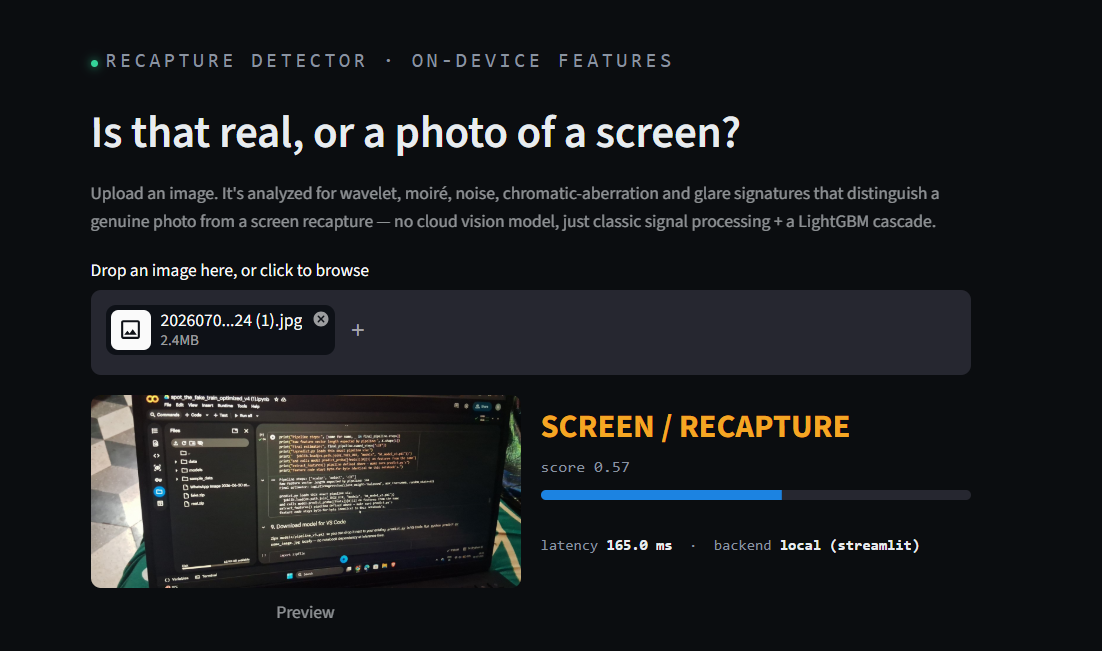
#> input picture testing_example/image.png, 1102 x 651 px
$ python -i features.py   (imports and definitions only)   (older library calls are emulated)
#> lines starting #> are read from the running program, lines starting #| are printed output that depends on the picture; after the words box and inside, x2 and y2 are one past the last pixel; in counts of white or black regions, pixels touching at a corner belong together
"""
Feature extraction for "Spot the Fake Photo" (recapture detector).

This is the single source of truth for turning a raw image into the 194-dim
raw feature vector the trained pipeline expects. Both predict.py (CLI) and
backend/app.py (API) import this module, so the two entry points can never
drift out of sync with each other or with the training notebook.

8 signal families, all hand-engineered (no deep net):
  1. Wavelet sub-band statistics   - screens have a different frequency profile
  2. Moire / FFT peaks             - periodic pixel-grid interference
  3. LBP texture histogram         - micro-texture differs (screen vs. paper/skin/etc.)
  4. Noise residual statistics     - sensor noise vs. re-photographed noise
  5. Chromatic aberration at edges - real lenses smear color at edges, screens don't
  6. Sharpness / edge stats        - screens often show a slight defocus/moire softness
  7. Glare / highlight stats       - screens clip and reflect differently than matte objects
  8. Color-space statistics        - white balance and gamut shifts from screen emission
"""
import warnings
# [1 line not run here, left out]

import cv2
import numpy as np
import pywt
from scipy.stats import kurtosis, skew
from skimage.feature import local_binary_pattern

# Dual-resolution extraction: texture/frequency signals need detail (384px),
# color/glare signals are stable even on a small thumbnail (200px). Running
# the color signals on the smaller image is most of what keeps latency down.
TEXTURE_LONG_SIDE = 384
STATS_LONG_SIDE = 200


# [5 lines left out: function load_image, not called in this run]


def _resize_long_side(img, target):
    h, w = img.shape[:2]
    long_side = max(h, w)
    if long_side > target:
        scale = target / long_side
        img = cv2.resize(img, (int(w * scale), int(h * scale)), interpolation=cv2.INTER_AREA)
    return img


def _fast_entropy(hist):
    h = hist[hist > 0]
    return float(-np.sum(h * np.log(h)))


# ── Signal 1: wavelet ───────────────────────────────────────────────
def _wavelet_features(gray):
    g = (gray / 255.0).astype(np.float32)
    coeffs = pywt.wavedec2(g, wavelet="db4", level=3)
    feats = []
    energies = []
    for level in coeffs[1:]:
        level_energy = []
        for sb in level:
            f = sb.ravel()
            e = float(np.sum(f.astype(np.float64) ** 2))
            level_energy.append(e)
            hist, _ = np.histogram(f, bins=16, density=True)
            hist = hist + 1e-12
            med = float(np.median(f))
            feats.extend([
                float(np.mean(f)), float(np.var(f)), e,
                _fast_entropy(hist), float(skew(f)), float(kurtosis(f)),
                med, float(np.median(np.abs(f - med))),
                float(np.percentile(np.abs(f), 95)),
            ])
        energies.append(level_energy)
    for i in range(len(energies) - 1):
        for a, b in zip(energies[i], energies[i + 1]):
            feats.append(float(a / (b + 1e-8)))
    return np.array(feats, dtype=np.float32)


# ── Signal 2: moire / FFT peaks ──────────────────────────────────────
def _moire_features(gray):
    g = gray / 255.0
    f = np.fft.fftshift(np.fft.fft2(g))
    mag = np.log(np.abs(f) + 1.0)
    H, W = mag.shape
    cy, cx = H // 2, W // 2

    yy, xx = np.ogrid[:H, :W]
    dist = np.sqrt((yy - cy) ** 2 + (xx - cx) ** 2)
    low_mask = dist < (min(H, W) * 0.04)
    search = mag.copy()
    search[low_mask] = 0

    thresh = search.mean() + 3 * search.std()
    peaks = search > thresh
    peak_count = int(peaks.sum())
    peak_strength = float(search[peaks].mean()) if peak_count > 0 else 0.0

    max_r = min(H, W) / 2.0
    nbins = 12
    dist_flat = dist.ravel()
    search_flat = search.ravel()
    radial_idx = np.clip((dist_flat / max_r * nbins).astype(np.int32), 0, nbins - 1)
    radial_sum = np.bincount(radial_idx, weights=search_flat, minlength=nbins)
    radial_cnt = np.bincount(radial_idx, minlength=nbins)
    radial_energy = radial_sum / np.maximum(radial_cnt, 1)
    radial_energy = radial_energy / (radial_energy.sum() + 1e-8)

    theta = np.arctan2(yy - cy, xx - cx)
    nADirs = 8
    theta_flat = theta.ravel()
    low_flat = low_mask.ravel()
    angle_idx = np.clip(((theta_flat + np.pi) / (2 * np.pi) * nADirs).astype(np.int32), 0, nADirs - 1)
    valid = ~low_flat
    dir_sum = np.bincount(angle_idx[valid], weights=search_flat[valid], minlength=nADirs)
    dir_cnt = np.bincount(angle_idx[valid], minlength=nADirs)
    dir_energy = dir_sum / np.maximum(dir_cnt, 1)
    dir_energy = dir_energy / (dir_energy.sum() + 1e-8)
    dir_peak_to_avg = float(dir_energy.max() / (dir_energy.mean() + 1e-8))

    ys, xs = np.where(peaks)
    if len(ys) >= 2:
        coords = np.stack([ys, xs], axis=1).astype(float)
        if len(coords) > 60:
            idx = np.random.RandomState(0).choice(len(coords), 60, replace=False)
            coords = coords[idx]
        diffs = coords[:, None, :] - coords[None, :, :]
        d = np.sqrt((diffs ** 2).sum(-1))
        iu = np.triu_indices(len(coords), k=1)
        spacings = d[iu]
        spacing_std = float(np.std(spacings)) if len(spacings) else 0.0
        spacing_mean = float(np.mean(spacings)) if len(spacings) else 0.0
    else:
        spacing_std, spacing_mean = 0.0, 0.0

    periodic_energy_ratio = float(search[peaks].sum() / (search.sum() + 1e-8)) if peak_count > 0 else 0.0

    feats = [
        peak_count, peak_strength, periodic_energy_ratio,
        dir_peak_to_avg, spacing_mean, spacing_std,
        float(mag.std()), float(mag.max() / (mag.mean() + 1e-8)),
    ]
    feats.extend(radial_energy.tolist())
    feats.extend(dir_energy.tolist())
    return np.array(feats, dtype=np.float32)


# ── Signal 3: LBP ─────────────────────────────────────────────────────
def _lbp_features(gray):
    g = gray.astype(np.uint8)
    radius, npoints = 1, 8
    lbp = local_binary_pattern(g, P=npoints, R=radius, method="uniform")
    nbins = npoints + 2
    hist, _ = np.histogram(lbp, bins=nbins, range=(0, nbins), density=True)
    hist = hist + 1e-12
    feats = hist.tolist()
    feats.append(_fast_entropy(hist))
    return np.array(feats, dtype=np.float32)


# ── Signal 4: noise residual ─────────────────────────────────────────
def _noise_features(gray):
    g = (gray / 255.0).astype(np.float32)
    k = 5
    local_mean = cv2.boxFilter(g, -1, (k, k), borderType=cv2.BORDER_REFLECT)
    local_sqmean = cv2.boxFilter(g * g, -1, (k, k), borderType=cv2.BORDER_REFLECT)
    local_var = np.maximum(local_sqmean - local_mean * local_mean, 0)
    noise_power = float(local_var.mean())
    gain = local_var / (local_var + noise_power + 1e-8)
    denoised = local_mean + gain * (g - local_mean)
    noise = g - denoised
    flat = noise.ravel()

    H, W = noise.shape
    bs = 16
    Hc, Wc = (H // bs) * bs, (W // bs) * bs
    if Hc >= bs and Wc >= bs:
        blocks = noise[:Hc, :Wc].reshape(Hc // bs, bs, Wc // bs, bs)
        local_vars = blocks.var(axis=(1, 3)).ravel()
    else:
        local_vars = np.array([0.0])

    hp = cv2.Laplacian((g * 255).astype(np.uint8), cv2.CV_64F)
    hp_hist, _ = np.histogram(hp.ravel(), bins=20, density=True)
    hp_hist = hp_hist + 1e-12

    odd_var = float(np.var(noise[::2, :]))
    even_var = float(np.var(noise[1::2, :]))
    col_odd = float(np.var(noise[:, ::2]))
    col_even = float(np.var(noise[:, 1::2]))

    return np.array([
        float(noise.std()), float(kurtosis(flat)), float(skew(flat)),
        float(np.mean(np.abs(flat))), float(np.percentile(np.abs(flat), 90)),
        odd_var / (even_var + 1e-8), col_odd / (col_even + 1e-8),
        float(local_vars.mean()), float(local_vars.std()),
        float(hp.std()), _fast_entropy(hp_hist),
    ], dtype=np.float32)


# ── Signal 5: chromatic aberration ───────────────────────────────────
def _chromatic_features(img):
    gray = cv2.cvtColor(img, cv2.COLOR_BGR2GRAY)
    gx = cv2.Sobel(gray, cv2.CV_64F, 1, 0, ksize=3)
    gy = cv2.Sobel(gray, cv2.CV_64F, 0, 1, ksize=3)
    mag = np.sqrt(gx**2 + gy**2)
    edge_mask = mag > np.percentile(mag, 70)

    r = img[:, :, 2].astype(np.float32)
    g = img[:, :, 1].astype(np.float32)
    b = img[:, :, 0].astype(np.float32)

    feats = []
    for c1, c2 in [(r, g), (g, b), (r, b)]:
        d = np.abs(c1 - c2)[edge_mask]
        if len(d) == 0:
            feats.extend([0.0, 0.0])
        else:
            feats.extend([float(d.mean()), float(d.std())])

    H, W = gray.shape
    cs = int(min(H, W) * 0.2)
    corners = [(slice(0, cs), slice(0, cs)), (slice(0, cs), slice(W-cs, W)),
               (slice(H-cs, H), slice(0, cs)), (slice(H-cs, H), slice(W-cs, W))]
    corner_diffs = []
    for sy, sx in corners:
        d = np.abs(r[sy, sx] - b[sy, sx])
        corner_diffs.append(d.mean())
    feats.append(float(np.mean(corner_diffs)))
    feats.append(float(np.std(corner_diffs)))

    return np.array(feats, dtype=np.float32)


# ── Signal 6: blur / sharpness ───────────────────────────────────────
def _sharpness_features(gray):
    g = gray.astype(np.uint8)
    lap = cv2.Laplacian(g, cv2.CV_64F)
    lap_var = float(lap.var())

    gx = cv2.Sobel(g, cv2.CV_64F, 1, 0, ksize=3)
    gy = cv2.Sobel(g, cv2.CV_64F, 0, 1, ksize=3)
    tenengrad = float(np.mean(gx**2 + gy**2))
    sobel_energy = float(np.sum(np.sqrt(gx**2 + gy**2)))

    edges = cv2.Canny(g, 50, 150)
    edge_density = float(edges.mean() / 255.0)

    mag = np.sqrt(gx**2 + gy**2)
    strong = mag > np.percentile(mag, 90)
    edge_width = float(1.0 / (strong.mean() + 1e-8))

    return np.array([lap_var, tenengrad, sobel_energy, edge_density, edge_width], dtype=np.float32)


# ── Signal 7: reflection / glare (runs on the small STATS image) ──────
def _glare_features(img_small):
    hsv = cv2.cvtColor(img_small, cv2.COLOR_BGR2HSV)
    v = hsv[:, :, 2].astype(np.float32)
    s = hsv[:, :, 1].astype(np.float32)

    highlight_mask = v > 240
    highlight_ratio = float(highlight_mask.mean())

    hist, _ = np.histogram(v, bins=32, range=(0, 255), density=True)
    hist = hist + 1e-12
    highlight_entropy = _fast_entropy(hist)

    clip_ratio = float((v >= 254).mean())

    mask_u8 = (highlight_mask.astype(np.uint8)) * 255
    n_labels, labels, stats, _ = cv2.connectedComponentsWithStats(mask_u8, connectivity=8)
    glare_areas = stats[1:, cv2.CC_STAT_AREA] if n_labels > 1 else np.array([0])
    glare_mask_area = float(glare_areas.max() / (img_small.shape[0] * img_small.shape[1])) if len(glare_areas) else 0.0

    sat_low = float((s < 30).mean())

    return np.array([highlight_ratio, highlight_entropy, clip_ratio, glare_mask_area, sat_low], dtype=np.float32)


# ── Signal 8: colour-space stats (runs on the small STATS image) ──────
def _colorspace_features(img_small):
    feats = []
    hsv = cv2.cvtColor(img_small, cv2.COLOR_BGR2HSV).astype(np.float32)
    lab = cv2.cvtColor(img_small, cv2.COLOR_BGR2LAB).astype(np.float32)
    ycc = cv2.cvtColor(img_small, cv2.COLOR_BGR2YCrCb).astype(np.float32)
    bgr = img_small.astype(np.float32)

    for space in [bgr, hsv, lab, ycc]:
        for c in range(3):
            ch = space[:, :, c].ravel()
            feats.extend([float(ch.mean()), float(ch.std()), float(skew(ch))])

    b, g, r = cv2.split(bgr)
    rg = r - g
    yb = 0.5 * (r + g) - b
    colorfulness = float(np.sqrt(rg.std()**2 + yb.std()**2) + 0.3 * np.sqrt(rg.mean()**2 + yb.mean()**2))

    corr_rg = float(np.corrcoef(r.ravel(), g.ravel())[0, 1])
    corr_gb = float(np.corrcoef(g.ravel(), b.ravel())[0, 1])

    feats.extend([colorfulness, corr_rg, corr_gb])
    return np.array(feats, dtype=np.float32)


def extract_features(img_full):
    """img_full: the raw cv2.imread() BGR image, no resizing applied yet.

    Returns a 194-dim float32 feature vector. The trained pipeline's own
    SelectKBest step picks the 18 features it actually uses internally —
    always pass the full 194-dim vector in, never pre-select.
    """
    img_tex = _resize_long_side(img_full, TEXTURE_LONG_SIDE)
    img_stats = _resize_long_side(img_full, STATS_LONG_SIDE)
    gray_tex = cv2.cvtColor(img_tex, cv2.COLOR_BGR2GRAY).astype(np.float64)

    f1 = _wavelet_features(gray_tex)
    f2 = _moire_features(gray_tex)
    f3 = _lbp_features(gray_tex)
    f4 = _noise_features(gray_tex)
    f5 = _chromatic_features(img_tex)
    f6 = _sharpness_features(gray_tex)
    f7 = _glare_features(img_stats)
    f8 = _colorspace_features(img_stats)
    return np.concatenate([f1, f2, f3, f4, f5, f6, f7, f8]).astype(np.float32)

>>> import cv2
>>> picture = cv2.imread('testing_example/image.png')
#> picture is the input picture: shape (651, 1102, 3); mean B, G, R 30, 27.5, 26
>>> result = extract_features(picture)
#> in _wavelet_features, `coeffs = pywt.wavedec2(g, wavelet="db4", level=3)`: coeffs = 4 items
#> the loop in _wavelet_features, `for level in coeffs[1:]:` made 3 passes
#> after the loop in _wavelet_features, `for level in coeffs[1:]:`: energies = [[146.4, 89.17, 19.27], [129.4, 129.1, 29.71], [87, 97.56, 17.22]]; feats = 81 values, max 146.4 at index 2, min -46.92 at index 75, mean 10.8
#> the loop in _wavelet_features, `for i in range(len(energies) - 1):` made 2 passes
#> after the loop in _wavelet_features, `for i in range(len(energies) - 1):`: feats = 87 values, max 146.4 at index 2, min -46.92 at index 75, mean 10.13
#> in extract_features, `f1 = _wavelet_features(gray_tex)`: f1 has the same summary as feats in _wavelet_features
#> in _moire_features, `mag = np.log(np.abs(f) + 1.0)`:
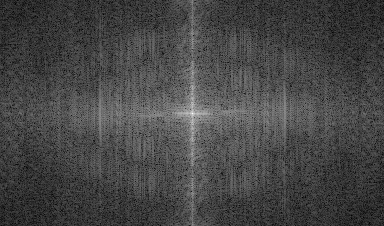
#> mag: shape (226, 384) float64; min 0.0646, max 9.15, mean 2.57; drawn with min black and max white
#> in _moire_features, `yy, xx = np.ogrid[:H, :W]`: yy = 226 values from 0 to 225
#> in _moire_features, `search[low_mask] = 0`:
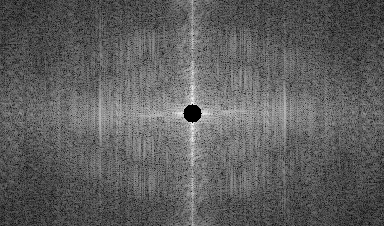
#> search: shape (226, 384) float64; 0.29% of pixels changed, all inside (x1, y1, x2, y2) = (183, 104, 202, 123); drawn with min black and max white
#> in _moire_features, `thresh = search.mean() + 3 * search.std()`: thresh = 5.13
#> in _moire_features, `peak_count = int(peaks.sum())`: peak_count = 322
#> in _moire_features, `peak_strength = float(search[peaks].mean()) if peak_count > 0 else 0.0`: peak_strength = 5.57
#> in _moire_features, `radial_sum = np.bincount(radial_idx, weights=search_flat, minlength=nb..`: radial_sum = [129.7, 3781.8, 5545.8, 6983.1, 8554.7, 10081.1, 11518.3, 13007.9, 14169, 15466.2, 15338, 117373.9]
#> in _moire_features, `radial_cnt = np.bincount(radial_idx, minlength=nbins)`: radial_cnt = [277, 832, 1400, 1960, 2500, 3060, 3608, 4220, 4700, 5316, 5832, 53079]
#> in _moire_features, `radial_energy = radial_sum / np.maximum(radial_cnt, 1)`: radial_energy = [0.468, 4.55, 3.96, 3.56, 3.42, 3.29, 3.19, 3.08, 3.01, 2.91, 2.63, 2.21]
#> in _moire_features, `radial_energy = radial_energy / (radial_energy.sum() + 1e-8)`: radial_energy = [0.0129, 0.125, 0.109, 0.0982, 0.0943, 0.0908, 0.088, 0.0849, 0.0831, 0.0802, 0.0725, 0.0609]
#> in _moire_features, `theta = np.arctan2(yy - cy, xx - cx)`:
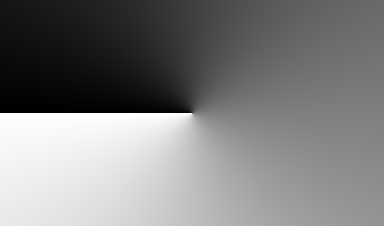
#> theta: shape (226, 384) float64; min -3.14, max 3.14, mean -1.2e-05; drawn with min black and max white
#> in _moire_features, `dir_sum = np.bincount(angle_idx[valid], weights=search_flat[valid], mi..`: dir_sum = [38204.8, 17095.2, 17102.7, 38264.7, 38524.3, 16852.2, 16857.4, 39048.4]
#> in _moire_features, `dir_cnt = np.bincount(angle_idx[valid], minlength=nADirs)`: dir_cnt = [15231, 6411, 6408, 15225, 15222, 6298, 6295, 15441]
#> in _moire_features, `dir_energy = dir_sum / np.maximum(dir_cnt, 1)`: dir_energy = [2.51, 2.67, 2.67, 2.51, 2.53, 2.68, 2.68, 2.53]
#> in _moire_features, `dir_energy = dir_energy / (dir_energy.sum() + 1e-8)`: dir_energy = [0.121, 0.128, 0.128, 0.121, 0.122, 0.129, 0.129, 0.122]
#> in _moire_features, `dir_peak_to_avg = float(dir_energy.max() / (dir_energy.mean() + 1e-8))`: dir_peak_to_avg = 1.03
#> in _moire_features, `ys, xs = np.where(peaks)`: ys = 322 values from 33 to 193; xs = 322 values, max 250 at index 171, min 134 at index 150, mean 192
#> in _moire_features, `coords = np.stack([ys, xs], axis=1).astype(float)`: coords = 322 pairs, first value 33 to 193, second value 134 to 250
#> in _moire_features, `idx = np.random.RandomState(0).choice(len(coords), 60, replace=False)`: idx = 60 values, max 303 at index 27, min 6 at index 29, mean 146.1
#> in _moire_features, `coords = coords[idx]`: coords = 60 pairs, first value 61 to 150, second value 134 to 244
#> in _moire_features, `iu = np.triu_indices(len(coords), k=1)`: iu = 1770 positions, rows 0 to 58, columns 1 to 59
#> in _moire_features, `spacings = d[iu]`: spacings = 1770 values, max 110 at index 1427, min 1 at index 57, mean 26.25
#> in _moire_features, `spacing_std = float(np.std(spacings)) if len(spacings) else 0.0`: spacing_std = 16.76
#> in _moire_features, `spacing_mean = float(np.mean(spacings)) if len(spacings) else 0.0`: spacing_mean = 26.25
#> in _moire_features, `periodic_energy_ratio = float(search[peaks].sum() / (search.sum() + 1e..`: periodic_energy_ratio = 0.00809
#> in _moire_features, `feats = [ peak_count, peak_strength, periodic_energy_ratio, dir_peak_t..`: feats = [322, 5.57, 0.00809, 1.03, 26.25, 16.76, 0.863, 3.55]
#> in extract_features, `f2 = _moire_features(gray_tex)`: f2 = 28 values, max 322 at index 0, min 0.00809 at index 2, mean 13.5
#> in _lbp_features, `lbp = local_binary_pattern(g, P=npoints, R=radius, method="uniform")`:
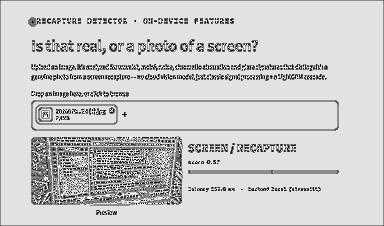
#> lbp: shape (226, 384) float64; min 0, max 9, mean 7.2; drawn with min black and max white
#> in _lbp_features, `hist, _ = np.histogram(lbp, bins=nbins, range=(0, nbins), density=True)`: hist = [0.0134, 0.0205, 0.00816, 0.0257, 0.0341, 0.0741, 0.0109, 0.0158, 0.775, 0.0226]
#> in _lbp_features, `feats = hist.tolist()`: feats has the same summary as hist
#> in extract_features, `f3 = _lbp_features(gray_tex)`: f3 = [0.0134, 0.0205, 0.00816, 0.0257, 0.0341, 0.0741, 0.0109, 0.0158, 0.775, 0.0226, 0.976]
#> in _noise_features, `noise_power = float(local_var.mean())`: noise_power = 0.00749
#> in _noise_features, `noise = g - denoised`:
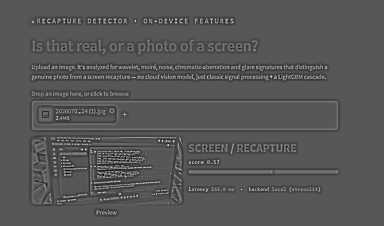
#> noise: shape (226, 384) float32; min -0.0924, max 0.179, mean -0.000545; drawn with min black and max white
#> in _noise_features, `local_vars = blocks.var(axis=(1, 3)).ravel()`: local_vars = 336 values, max 0.00169 at index 246, min 0 at index 0, mean 0.000239
#> in _noise_features, `hp_hist, _ = np.histogram(hp.ravel(), bins=20, density=True)`: hp_hist = 20 values, max 0.0145 at index 11, min 0 at index 1, mean 0.000839
#> in _noise_features, `hp_hist = hp_hist + 1e-12`: hp_hist = 20 values, max 0.0145 at index 11, min 1e-12 at index 1, mean 0.000839
#> in _noise_features, `odd_var = float(np.var(noise[::2, :]))`: odd_var = 0.00024
#> in _noise_features, `even_var = float(np.var(noise[1::2, :]))`: even_var = 0.000236
#> in _noise_features, `col_even = float(np.var(noise[:, 1::2]))`: col_even = 0.00024
#> in extract_features, `f4 = _noise_features(gray_tex)`: f4 = [0.0154, 11.01, 1.88, 0.00725, 0.0248, 1.02, 0.986, 0.000239, 0.000332, 49.8, 0.0799]
#> the loop in _chromatic_features, `for c1, c2 in [(r, g), (g, b), (r, b)]:` made 3 passes
#> after the loop in _chromatic_features, `for c1, c2 in [(r, g), (g, b), (r, b)]:`: feats = [7.16, 15.34, 8.57, 16.98, 14.85, 30.64]
#> after the loop in _chromatic_features, `for sy, sx in corners:`: corner_diffs = [5.87, 5, 7.16, 5]
#> in extract_features, `f5 = _chromatic_features(img_tex)`: f5 = [7.16, 15.34, 8.57, 16.98, 14.85, 30.64, 5.76, 0.885]
#> in _sharpness_features, `lap_var = float(lap.var())`: lap_var = 2480
#> in _sharpness_features, `tenengrad = float(np.mean(gx**2 + gy**2))`: tenengrad = 21299.2
#> in _sharpness_features, `sobel_energy = float(np.sum(np.sqrt(gx**2 + gy**2)))`: sobel_energy = 4696543.9
#> in _sharpness_features, `edge_density = float(edges.mean() / 255.0)`: edge_density = 0.0823
#> in _sharpness_features, `edge_width = float(1.0 / (strong.mean() + 1e-8))`: edge_width = 10
#> in extract_features, `f6 = _sharpness_features(gray_tex)`: f6 = [2480, 21299.2, 4696544, 0.0823, 10]
#> in _glare_features, `highlight_ratio = float(highlight_mask.mean())`: highlight_ratio = 0.00144
#> in _glare_features, `hist, _ = np.histogram(v, bins=32, range=(0, 255), density=True)`: hist = 32 values, max 0.0872 at index 2, min 0 at index 0, mean 0.00392
#> in _glare_features, `hist = hist + 1e-12`: hist = 32 values, max 0.0872 at index 2, min 1e-12 at index 0, mean 0.00392
#> in _glare_features, `highlight_entropy = _fast_entropy(hist)`: highlight_entropy = 0.437
#> in _glare_features, `clip_ratio = float((v >= 254).mean())`: clip_ratio = 4.24e-05
#> in _glare_features, `n_labels, labels, stats, _ = cv2.connectedComponentsWithStats(mask_u8,..`: n_labels = 5; stats = [[0, 0, 200, 118, 23566], [21, 57, 6, 6, 20], [23, 59, 1, 1, 1], [23, 90, 3, 6, 10], [23, 97, 1, 3, 3]]
#> in _glare_features, `glare_areas = stats[1:, cv2.CC_STAT_AREA] if n_labels > 1 else np.arra..`: glare_areas = [20, 1, 10, 3]
#> in _glare_features, `glare_mask_area = float(glare_areas.max() / (img_small.shape[0] * img_..`: glare_mask_area = 0.000847
#> in _glare_features, `sat_low = float((s < 30).mean())`: sat_low = 0.0928
#> in extract_features, `f7 = _glare_features(img_stats)`: f7 = [0.00144, 0.437, 4.24e-05, 0.000847, 0.0928]
#> in _colorspace_features, `ycc = cv2.cvtColor(img_small, cv2.COLOR_BGR2YCrCb).astype(np.float32)`:
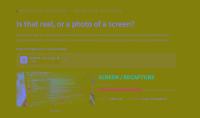
#> ycc: shape (118, 200, 3) float32; mean of channels 0, 1, 2 27.5, 127.2, 129.6; drawn as B, G, R
#> the loop in _colorspace_features, `for space in [bgr, hsv, lab, ycc]:` made 4 passes
#> after the loop in _colorspace_features, `for space in [bgr, hsv, lab, ycc]:`: feats = 36 values, max 129.6 at index 33, min -2.34 at index 11, mean 31.82
#> in _colorspace_features, `rg = r - g`:
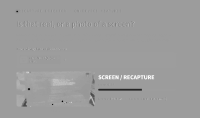
#> rg: shape (118, 200) float32; min -135, max 82, mean -1.5; drawn with min black and max white
#> in _colorspace_features, `colorfulness = float(np.sqrt(rg.std()**2 + yb.std()**2) + 0.3 * np.sqr..`: colorfulness = 16.5
#> in _colorspace_features, `corr_rg = float(np.corrcoef(r.ravel(), g.ravel())[0, 1])`: corr_rg = 0.97
#> in _colorspace_features, `corr_gb = float(np.corrcoef(g.ravel(), b.ravel())[0, 1])`: corr_gb = 0.957
#> in extract_features, `f8 = _colorspace_features(img_stats)`: f8 = 39 values, max 129.6 at index 33, min -2.34 at index 11, mean 29.85
#> result = 194 values, max 4696544 at index 147, min -46.92 at index 75, mean 24345
